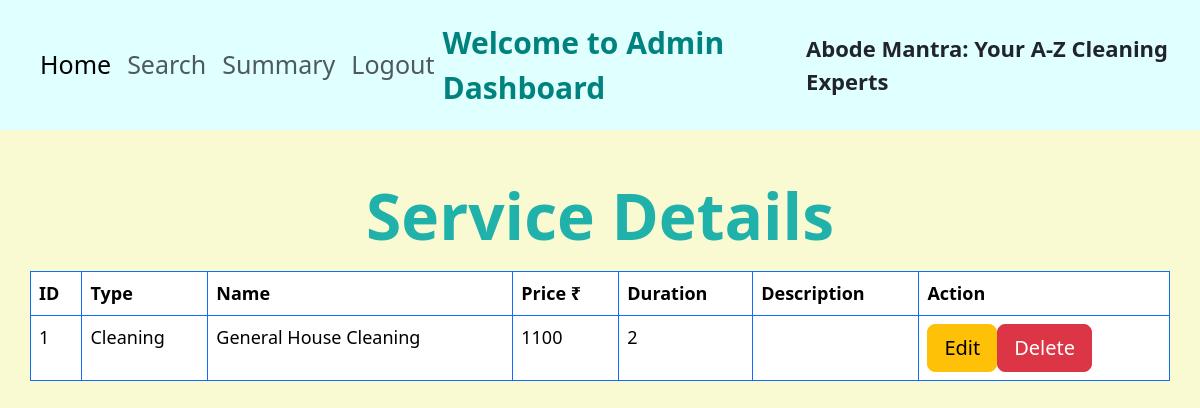
The page /admin/service/1 on the database its author committed.
### application/models.py (models this page shows)
class Service(db.Model):
    __tablename__="service"
    service_id=db.Column(db.Integer, primary_key=True, autoincrement=True)
    service_type=db.Column(db.String(), nullable=False)
    service_name=db.Column(db.String(), nullable=False, unique=True)
    service_price=db.Column(db.Integer, nullable=False)
    service_duration=db.Column(db.Integer, nullable=False)
    service_desc=db.Column(db.String())
    service_req=db.Relationship('ServiceRequest',backref='sr',cascade='delete')

### application/controllers.py (the view)
@app.route('/admin/service/<int:service_id>',methods=["GET"])
def service_details(service_id):
    serv_data=Service.query.filter(Service.service_id==service_id).all()
    return render_template('service_details.html',serv_data=serv_data)

### templates/service_details.html (shortened to what this page needs)
<!DOCTYPE html>
<html lang="en">
<head>
    <link rel="stylesheet" href="/static/bootstrap/css/bootstrap.min.css">
</head>
<body style="background-color: lightgoldenrodyellow">
    <nav class="navbar navbar-expand-lg col-md-12" style="background-color:lightcyan; font-size: 25px; padding: 20px;">
        <div class="container-fluid">
            <ul class="navbar-nav">
                <li class="nav-item">
                    <a class="nav-link active" href="/admin/home">Home</a>
                </li>
                <li class="nav-item">
                    <a class="nav-link" href="/admin/search">Search</a>
                </li>
                <li class="nav-item">
                    <a class="nav-link" href="/admin/summary">Summary</a>
                </li>
                <li class="nav-item">
                    <a class="nav-link" href="/">Logout</a>
                </li>
            </ul>
            <p class="mb-0" style="color:#00827f; font-size:30px; font-weight:bold;">Welcome to Admin Dashboard</p>
            <p class="mb-0" style="font-size:22px; font-weight:bold;">Abode Mantra: Your A-Z Cleaning Experts</p>
        </div>
    </nav>
    <div class="container">
        <div class="row my-5">
            <p class="text-center display-3" style="color:lightseagreen;font-weight:bold;">Service Details</p><br>
            <table class="table table-hover table-bordered border-primary">
                <thead>
                    <th>ID</th>
                    <th>Type</th>
                    <th>Name</th>
                    <th>Price ₹</th>
                    <th>Duration</th>
                    <th>Description</th>
                    <th>Action</th>
                </thead>
                {% for x in serv_data %}
                <tr>
                    <td>{{x.service_id}}</td>
                    <td>{{x.service_type}}</td>
                    <td>{{x.service_name}}</td>
                    <td>{{x.service_price}}</td>
                    <td>{{x.service_duration}}</td>
                    <td>{{x.service_desc}}</td>
                    <td>
                        <div class="btn-group" role="group">
                            <a href="/admin/service_update/{{x.service_id}}"><button type="button" class="btn btn-lg btn-warning">Edit</button></a>
                            <a href="/admin/service_delete/{{x.service_id}}"><button type="button" class="btn btn-lg btn-danger">Delete</button></a>
                        </div>
                    </td>
                </tr>
                {% endfor %}
            </table>
        </div>
    </div>
</body>
</html>

### templates/service_details.html (style rules this page uses)
table { font-size: 18px; }

### rows shown on the page
Service: service_id "1", service_type "Cleaning", service_name "General House Cleaning", service_price "1100", service_duration "2"
